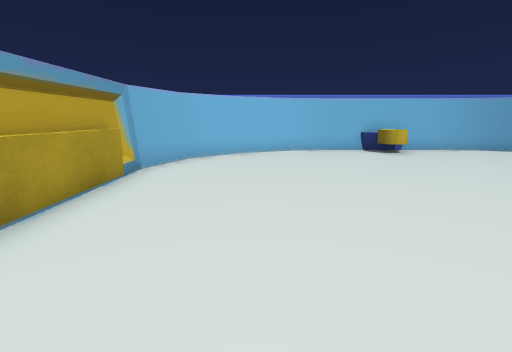
[1] (above)

12 first-person views from a walk through a Unity game level. The camera is 1.2 m above the floor, tilts 4° down and sees 80° across. The floor is counted in squares, 1 m on a side. Each view is taken from the middle of a square. On the plan, view 1 faces up. The plan holds only what a view shows up to about 13 squares ahead; the rest is blank. The place goes on beyond the plan.

[2]
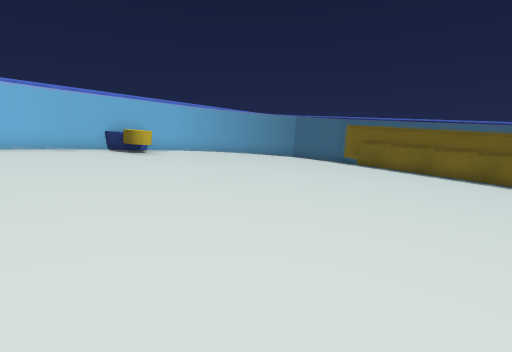

[3]
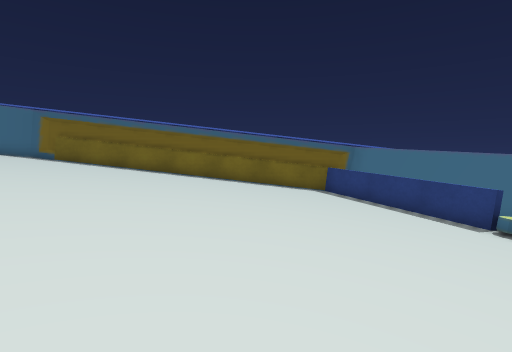

[4]
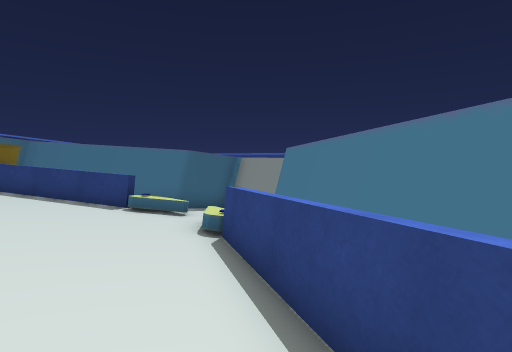

[5]
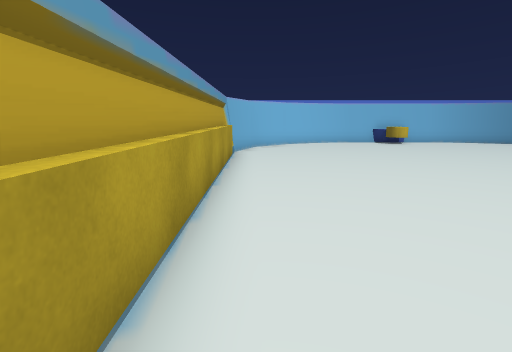

[6]
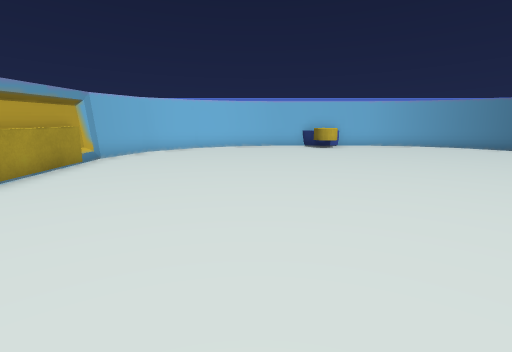

[7]
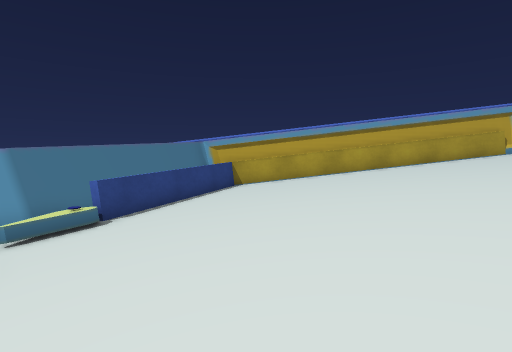

[8]
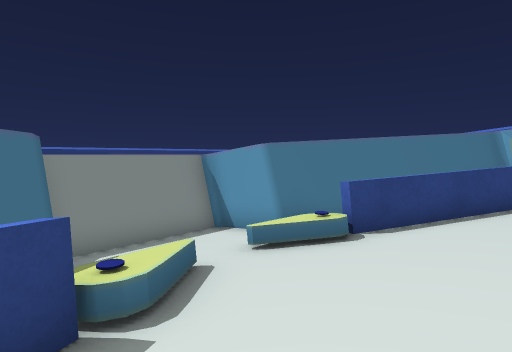

[9]
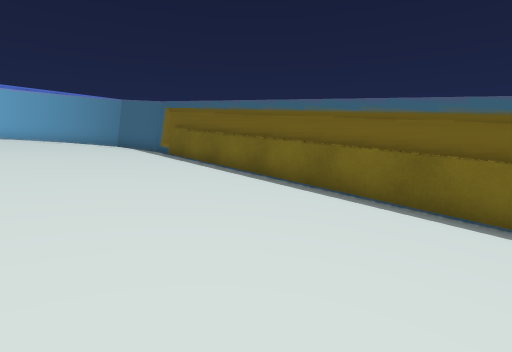

[10]
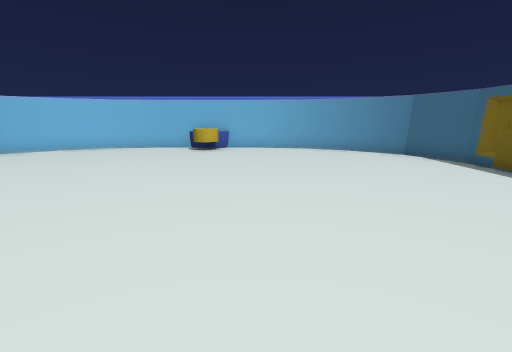

[11]
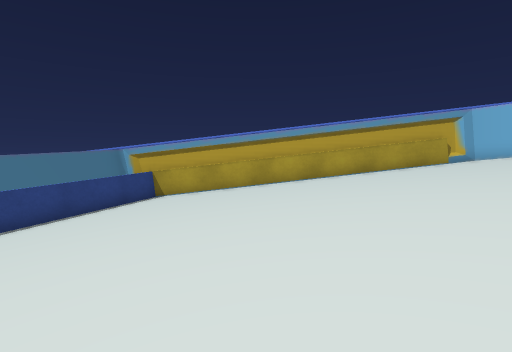

[12]
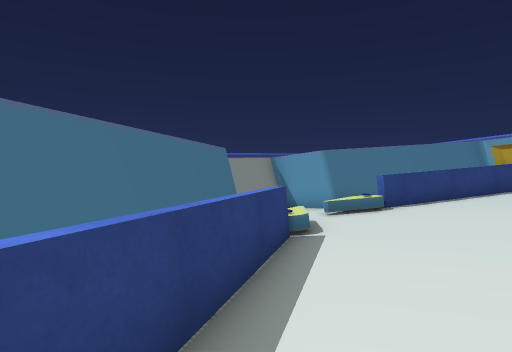

### Floor plan
Key: @ floor where view 1 was taken; # wall or solid block; . main floor; : floor 0.25 m higher than the main floor; - floor 0.25 m lower than the main floor; + floor 0.5 m higher than the main floor; _ floor 0.5 m lower than the main floor; * floor 0.75 m higher than the main floor; < floor 0.75 m lower than the main floor; % floor 1 m higher than the main floor; ( floor 1 m lower than the main floor; & floor 1.25 m higher than the main floor; ! floor 1.25 m lower than the main floor; / step, stairs or slope; = window, fence, low wall or low ledge; ^ raised ledge; O other object.
Columns run from 3 left of view 1 to 13 right of it. Each row starts with its distance up from view 1.
 12    #####^#####
 11  ###&&&&O&&&&###
 10  #&&&&&&&&&&&&&#
  9 ##%%%%%%%%%%%%%##
  8 #%%%%%%%%%%%%%%%#
  7 #***************#
  6 #***************#
  5 #+++++++++++++++#
  4 #+++++++++++++++#
  3 #:::::::::::::::#
  2 #:::::::::::::::#
  1 #...............#
  0 #..@............#
 -1 #...............#
 -2 #---------------#
 -3 #---------------#
 -4 #_______________#
 -5 #=_____________=#
 -6 #===<<<<<<<<<===#
 -7 ###==<<<<<<===###
 -8   ###==/(/=####
 -9     ##//(//##
-10      ##!!!##
-11       #!!!#
-12       #####

Where each view was taken, in squares from view 1:
view 1: 0 up, 0 right, facing up
view 2: 0 up, 0 right, facing up-right
view 3: 2 down, 0 right, facing right
view 4: 4 down, 2 left, facing down-right
view 5: 4 down, 2 left, facing up
view 6: 2 down, 2 right, facing up
view 7: 4 down, 10 right, facing left
view 8: 5 down, 8 right, facing down-left
view 9: 4 down, 7 right, facing up-right
view 10: 1 down, 7 right, facing up
view 11: 1 down, 9 right, facing left
view 12: 4 down, 12 right, facing down-left
